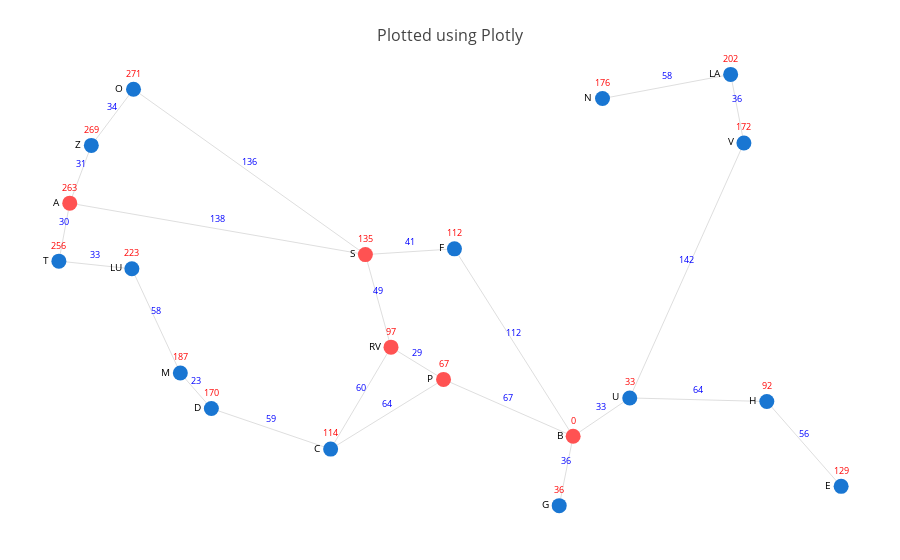

The notebook cell this image was saved under:
### Markdown cell above
Our algorithm has selected the alternative cheaper path compared to UCS! yahoo!.  
Let us wrap all above steps in a loop and test once again.

### Code cell
from queue import PriorityQueue
import geopy.distance

def calculate_GD(start, end):

    (x0,y0) = graph.node[start]['pos']
    (x1,y1) = graph.node[end]['pos']
    return floor(geopy.distance.geodesic((y0,x0), (y1,x1)).miles)

def calculate_totalGD(node):
    cost = 0
    if cameFrom.get(node) is None: return 0
    while True:   #when current_node is not None..        
        cost += calculate_GD(cameFrom.get(node),node)
        node = cameFrom.get(node)
        if cameFrom.get(node) is None: break
    return cost

def calculate_path(node):
    path = [node]
    while node is not None:   #when current_node is not None..        
        node = cameFrom.get(node)
        path.append(node)
    return [x for x in reversed(path[:-1])]

cameFrom = {}           
cameFrom[start] = None 

def run_AStar(start, goal):

    # Initialization
    q = PriorityQueue()
    q.put((0,start))
    closedSet = set()  # set() would be better than a list?
    count = 0

    
    # Main loop
    while not q.empty():
        
        
        current_cost, current_node = q.get()   

        if (current_node == goal):
            break      
        else:
            closedSet.add(current_node)
            for each_child in romania_location_map.get(current_node,[]).get('connections',[]):
                if not each_child in closedSet:   #to avoid 'C' need not revisit
                    cameFrom[each_child] = current_node
                    past_cost = calculate_totalGD(each_child)
                    heuristic_cost = calculate_GD(each_child, goal)
                    #print('past cost: {} heuristic cost: {}'.format(past_cost,heuristic_cost))
                    total_cost = past_cost + heuristic_cost
                    q.put( (total_cost, each_child) )
                    closedSet.add(each_child)    
                                        
        count += 1  
        print('Iter: {} Node: {} Q:{}'.format(count,current_node,list(q.queue)))
                    
    best_path = calculate_path(current_node)
    return (current_cost, best_path)

start = 'A'
goal = 'B'
(cost, path) = run_AStar(start,goal)
print(cost, path)
print(cameFrom)
show_map(graph,start=start,goal=goal,path=path,SLDTarget=goal)

### Figure 1 — Plotly figure (JSON) as saved in the notebook; plotly's stock layout.template omitted (floating-point values rounded to 4 significant figures)
{"data": [{"hoverinfo": "none", "line": {"color": "#BDBDBD", "width": 0.5}, "mode": "lines+text", "text": [], "type": "scatter", "x": [21.31, 24.13, null, 21.31, 21.21, null, 21.31, 21.52, null, 24.13, 24.97, null, 24.13, 24.37, null, 24.13, 21.92, null, 21.52, 21.92, null, 21.21, 21.9, null, 24.97, 26.1, null, 21.9, 22.36, null, 24.37, 23.79, null, 24.37, 24.87, null, 22.36, 22.66, null, 22.66, 23.79, null, 23.79, 24.87, null, 24.87, 26.1, null, 26.1, 25.97, null, 26.1, 26.64, null, 26.64, 27.95, null, 26.64, 27.73, null, 27.73, 27.6, null, 27.6, 26.38, null, 27.95, 28.65, null], "y": [46.19, 45.8, null, 46.19, 45.75, null, 46.19, 46.62, null, 45.8, 45.84, null, 45.8, 45.1, null, 45.8, 47.05, null, 46.62, 47.05, null, 45.75, 45.69, null, 45.84, 44.43, null, 45.69, 44.9, null, 45.1, 44.33, null, 45.1, 44.86, null, 44.9, 44.64, null, 44.64, 44.33, null, 44.33, 44.86, null, 44.86, 44.43, null, 44.43, 43.9, null, 44.43, 44.72, null, 44.72, 44.69, null, 44.72, 46.64, null, 46.64, 47.16, null, 47.16, 46.98, null, 44.69, 44.05, null]}, {"hoverinfo": "none", "marker": {"color": ["#FF5252", "#FF5252", "#1976D2", "#1976D2", "#1976D2", "#1976D2", "#1976D2", "#FF5252", "#1976D2", "#1976D2", "#1976D2", "#FF5252", "#FF5252", "#1976D2", "#1976D2", "#1976D2", "#1976D2", "#1976D2", "#1976D2", "#1976D2"], "colorbar": {"thickness": 5, "title": "Node Connections", "titleside": "left", "xanchor": "left"}, "colorscale": "Hot", "line": {"width": 0}, "reversescale": true, "showscale": false, "size": 15}, "mode": "markers+text", "text": ["A", "S", "Z", "T", "O", "F", "LU", "RV", "M", "D", "C", "P", "B", "G", "U", "V", "LA", "N", "H", "E"], "textfont": {"color": "black", "size": 10}, "textposition": "left", "type": "scatter", "x": [21.31, 24.13, 21.52, 21.21, 21.92, 24.97, 21.9, 24.37, 22.36, 22.66, 23.79, 24.87, 26.1, 25.97, 26.64, 27.73, 27.6, 26.38, 27.95, 28.65], "y": [46.19, 45.8, 46.62, 45.75, 47.05, 45.84, 45.69, 45.1, 44.9, 44.64, 44.33, 44.86, 44.43, 43.9, 44.72, 46.64, 47.16, 46.98, 44.69, 44.05]}, {"hoverinfo": "none", "marker": {"opacity": 0}, "mode": "markers+text", "text": [138, 30, 31, 41, 49, 136, 34, 33, 112, 58, 60, 29, 23, 59, 64, 67, 36, 33, 64, 142, 36, 58, 56], "textfont": {"color": "blue", "size": 9}, "textposition": "top", "type": "scatter", "x": [22.72, 21.26, 21.41, 24.55, 24.25, 23.02, 21.72, 21.56, 25.54, 22.13, 24.08, 24.62, 22.51, 23.23, 24.33, 25.49, 26.04, 26.37, 27.29, 27.18, 27.66, 26.99, 28.3], "y": [45.99, 45.97, 46.4, 45.82, 45.45, 46.42, 46.83, 45.72, 45.13, 45.3, 44.71, 44.98, 44.77, 44.48, 44.59, 44.64, 44.17, 44.57, 44.7, 45.68, 46.9, 47.07, 44.37]}, {"hoverinfo": "none", "line": {"width": 1}, "marker": {"opacity": 0, "size": 15}, "mode": "markers+text", "text": [263, 135, 269, 256, 271, 112, 223, 97, 187, 170, 114, 67, 0, 36, 33, 172, 202, 176, 92, 129], "textfont": {"color": "red", "size": 9}, "textposition": "top", "type": "scatter", "x": [21.31, 24.13, 21.52, 21.21, 21.92, 24.97, 21.9, 24.37, 22.36, 22.66, 23.79, 24.87, 26.1, 25.97, 26.64, 27.73, 27.6, 26.38, 27.95, 28.65], "y": [46.19, 45.8, 46.62, 45.75, 47.05, 45.84, 45.69, 45.1, 44.9, 44.64, 44.33, 44.86, 44.43, 43.9, 44.72, 46.64, 47.16, 46.98, 44.69, 44.05]}], "layout": {"autosize": true, "hovermode": "closest", "margin": {"b": 20, "l": 5, "r": 5, "t": 40}, "showlegend": false, "title": "<br>Plotted using Plotly", "titlefont": {"size": 16}, "xaxis": {"showgrid": false, "showticklabels": false, "zeroline": false}, "yaxis": {"showgrid": false, "showticklabels": false, "zeroline": false}}}
